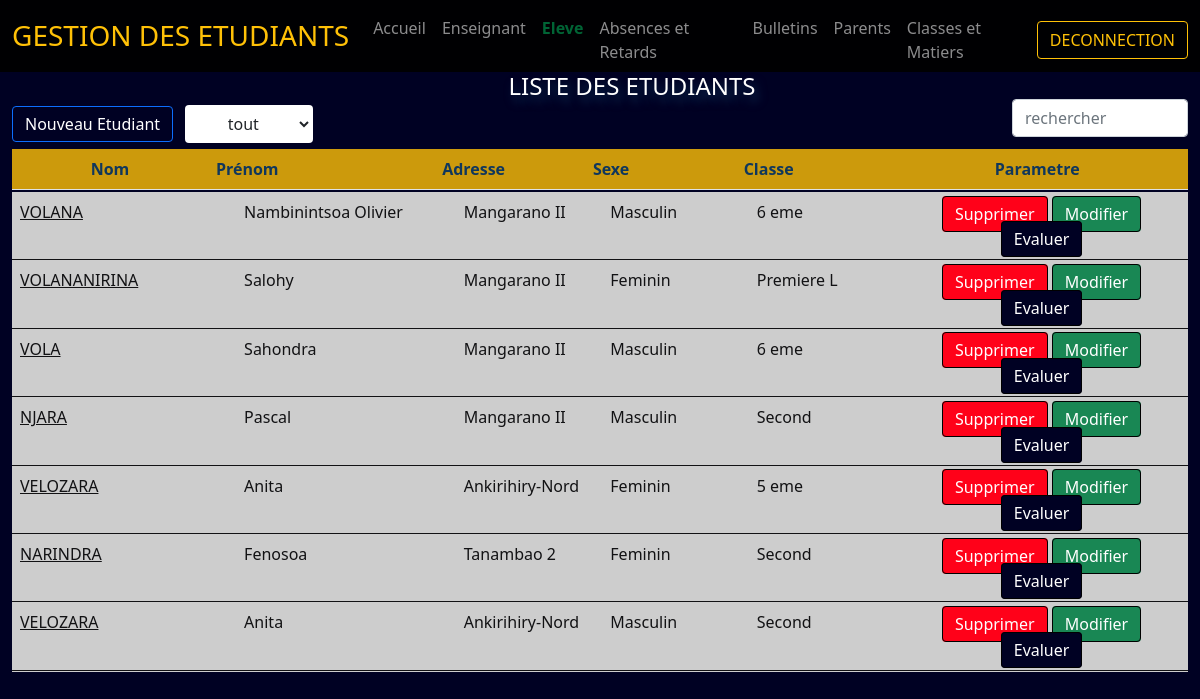
/etudiant/etudiants.php, run on the app's committed database.
### tables this page shows
CREATE TABLE IF NOT EXISTS `etudiant` (
  `id_elev` int(11) NOT NULL AUTO_INCREMENT,
  `nom_elev` varchar(25) NOT NULL,
  `prenom_elev` varchar(30) NOT NULL,
  `date_naiss_elev` varchar(10) NOT NULL,
  `lieu_naiss_elev` varchar(25) NOT NULL,
  `sexe_elev` varchar(10) NOT NULL,
  `adresse_elev` varchar(40) NOT NULL,
  `maladie_elev` varchar(25) NOT NULL,
  `nom_classe` varchar(15) NOT NULL,
  `contact_parent` int(11) DEFAULT NULL,
  `nomprenom_pere` varchar(60) NOT NULL,
  `proffession_pere` varchar(15) NOT NULL,
  `nomprenom_mere` varchar(60) NOT NULL,
  `proffession_mere` varchar(15) NOT NULL,
  `nomprenom_tuteur` varchar(60) NOT NULL,
  `proffession_tuteur` varchar(25) NOT NULL,
  `adresse_parent` varchar(30) NOT NULL,
  `annee` varchar(9) NOT NULL,
  `date_inscription` timestamp NOT NULL DEFAULT CURRENT_TIMESTAMP,
  PRIMARY KEY (`id_elev`)
);

### etudiant/etudiants.php (the view, shortened to what this page needs)
<!doctype html>
<html lang="fr">
<head>
    <link href="../assets/dist/css/bootstrap.min.css" rel="stylesheet">
</head>
<body>
    <nav class="navbar navbar-expand-md navbar-dark fixed-top">
        <div class="container-fluid">
            <a class="navbar-brand" href="#">
                <h3>GESTION DES ETUDIANTS</h3>
            </a>
            <div class="collapse navbar-collapse" id="navbarCollapse">
                <ul class="navbar-nav me-auto mb-2 mb-md-0">
                    <li class="nav-item">
                        <a class="nav-link " href="../Acceuil.php">Accueil</a>
                    </li>
                    <li class="nav-item">
                        <a class="nav-link" href="../enseignant/enseignant.php">Enseignant</a>
                    </li>
                    <li class="nav-item">
                        <a class="nav-link active" href="etudiants.php">Eleve</a>
                    </li>
                    <li class="nav-item">
                        <a class="nav-link" href="../absence/absence.php">Absences et Retards</a>
                    </li>
                    <li class="nav-item">
                        <a class="nav-link" href="../bulletin/bulletin.php">Bulletins</a>
                    </li>
                    <li class="nav-item">
                        <a class="nav-link" href="../parent/parents.php">Parents</a>
                    </li>
                    <li class="nav-item">
                        <a class="nav-link" href="../classe/classes.php">Classes et Matiers</a>
                    </li>
                </ul>
                <form class="d-flex">
                    <a class="btn btn-outline-warning" href="securité/logout.php">DECONNECTION</a>
                </form>
            </div>
        </div>
    </nav>
    <div class="container-fluid">
        <h2> LISTE DES ETUDIANTS</h2>
        <div class="row">
            <div class="col-lg-10">
                <a class="btn btn-primary me-2" href="nouv_etudiant.php">Nouveau Etudiant</a>
                <select class="btn slt bg-outline-success" id="classe" onchange="classe();">
                    <option value="tout">tout</option>
                </select>
            </div>
            <div class="col-lg-2">
                <input class="form-control" onkeyup=" rechercheEtudiant();" name=" nom" id="nom" type="text"
                    placeholder="rechercher">
            </div>
        </div>
        <div class="table-header">
            <table class="table">
                <thead>
                    <tr>
                        <th width="13%" class="text-center">Nom</th>
                        <th width="15%">Prénom</th>
                        <th width="10%">Adresse</th>
                        <th width="10%">Sexe</th>
                        <th width="10%">Classe</th>
                        <th width="20%" class="text-center">Parametre</th>
                    </tr>
                </thead>
            </table>
        </div>
        <div class="table-body">
            <table class="table">
                <tbody id="search_elev">
                    <?php
                    include_once('../securité/db_conn.php');
                    $sql = "SELECT * FROM etudiant";
                    $resultat = $connection->query($sql);
                    while ($row = $resultat->fetch(PDO::FETCH_ASSOC)) {
                        ?>
                    <tr class="liste">
                        <td width="13%">
                            <a href="info.php?inform=<?php echo $row['id_elev'] ?>">
                                <?php echo $row['nom_elev'];  ?></a>
                        </td>
                        <td width="15%">
                            <?php echo $row['prenom_elev']; ?>
                        </td>
                        <td width="10%">
                            <?php echo $row['adresse_elev']; ?>
                        </td>
                        <td width="10%">
                            <?php echo $row['sexe_elev'];  ?>
                        </td>
                        <td width="10%">
                            <?php echo $row['nom_classe'];  ?>
                        </td>
                        <td width="20%" class="text-center">
                            <a class="btn btn-danger"
                                href="action.php?delete=<?php echo $row['id_elev'] ?>">Supprimer</a>
                            <a class="btn btn-success"
                                href="nouv_etudiant.php?editeEtudiant=<?php echo $row['id_elev'] ?>">Modifier</a>
                            <a class="btn btn-dark"
                                href="../evaluation/evaluation.php?evaluer=<?php echo $row['id_elev'] ?>">Evaluer</a>
                        </td>
                    </tr>
                    <?php
                    }
                    ?>
                </tbody>
            </table>
        </div>
    </div>
</body>
</html>

### etudiant/etudiants.php (style rules this page uses)
input { display: initial; }
body { margin: 0; padding: 0; background-color: #000123; min-height: 75rem; padding-top: 4.5rem; height: 100%; width: 100%; overflow-y: hidden; }
.col-lg-10 { margin-top: 6px; }
.navbar-expand-md { background-color: #000000eb; padding-bottom: 0px; }
.table-header { float: left; width: 100%; margin-top: 6px; }
.table-body { float: left; height: 480px; width: inherit; overflow-y: scroll; margin-top: -14px; }
.btn { display: initial; }
h3 { color: #ffc107; }
h2 { text-transform: uppercase; font-size: 1.5rem; color: #fff; text-shadow: 4px 6px 10px #10375C; text-align: center; margin-left: 4rem; }
table { border-style: solid; border-width: 0; border-style: solid; }
thead { padding: 0.4rem 0.3rem; color: #10375c; background-color: #ffc107cc; }
tbody { background-color: #cdcdcd; padding: 0.4rem 0.3rem; color: #121214; border-color: #121214; }
tr { width: 100%; }
.navbar-dark .navbar-nav .nav-link.active, .navbar-dark .navbar-nav .show>.nav-link { color: #006435; font-weight: bold; }
.form-control { color: #10375C; width: 100%; display: initial; }
.slt { background-color: #fff; }
.btn-primary { background-color: transparent; }
.btn-success { border-color: #000000; }
.btn-danger { color: #ffffff; border-color: #000000; background-color: #ff0119; }
.btn-dark { color: #ffffff; border-color: #000000; background-color: #000123; }
.row { margin-top: -10px; }
a { color: #121214; }

### data on the page
etudiant: nom_elev "VOLANA", prenom_elev "Nambinintsoa Olivier", adresse_elev "Mangarano II", sexe_elev "Masculin", nom_classe "6 eme"
etudiant: nom_elev "VOLANANIRINA", prenom_elev "Salohy", adresse_elev "Mangarano II", sexe_elev "Feminin", nom_classe "Premiere L"
etudiant: nom_elev "VOLA", prenom_elev "Sahondra", adresse_elev "Mangarano II", sexe_elev "Masculin", nom_classe "6 eme"
etudiant: nom_elev "NJARA", prenom_elev "Pascal", adresse_elev "Mangarano II", sexe_elev "Masculin", nom_classe "Second"
etudiant: nom_elev "VELOZARA", prenom_elev "Anita", adresse_elev "Ankirihiry-Nord", sexe_elev "Feminin", nom_classe "5 eme"
etudiant: nom_elev "NARINDRA", prenom_elev "Fenosoa", adresse_elev "Tanambao 2", sexe_elev "Feminin", nom_classe "Second"
etudiant: nom_elev "VELOZARA", prenom_elev "Anita", adresse_elev "Ankirihiry-Nord", sexe_elev "Masculin", nom_classe "Second"
